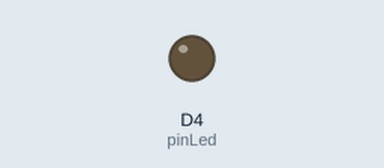
Simulated run of this sketch. Board: ESP8266 (NodeMCU). Shown: output pins drawn as LEDs (lit = HIGH). WiFi joins after 1.5 s; servers stay silent unless stated; what the sketch prints to the serial monitor is not drawn.

Above: at 0.1 s.
At 1.5 s:
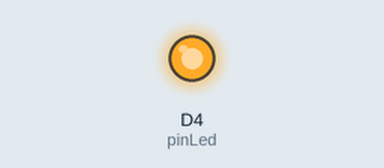
Timing chart, 0 to 3.0 s (numbered marks = the images above):
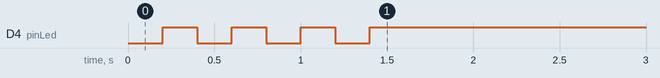

The sketch:

WiFIManager.ino
```cpp
#include <ESP8266WiFi.h>
#include <DNSServer.h>
#include <ESP8266WebServer.h >
#include <WiFiManager.h>
#include <Ticker.h>

// Instancia a la clase Ticker
Ticker ticker;

// Pin LED azul
byte pinLed = D4;

void parpadeoLed(){
  // Cambiar de estado el LED
  byte estado = digitalRead(pinLed);
  digitalWrite(pinLed, !estado);
}

void setup()
{
  Serial.begin(115200);

  // Modo del pin
  pinMode(pinLed, OUTPUT);

  // Empezamos el temporizador que hará parpadear el LED
  ticker.attach(0.2, parpadeoLed);

  // Creamos una instancia de la clase WiFiManager
  WiFiManager wifiManager;

  // Descomentar para resetear configuración
  //wifiManager.resetSettings();

  // Creamos AP y portal cautivo y comprobamos si
  // se establece la conexión
  if(!wifiManager.autoConnect("ESP8266Temp")){
    Serial.println("Fallo en la conexión (timeout)");
    ESP.reset();
    delay(1000);
  }

  Serial.println("Ya estás conectado");

  // Eliminamos el temporizador
  ticker.detach();

  // Apagamos el LED
  digitalWrite(pinLed, HIGH);
}

void loop() {}
```
